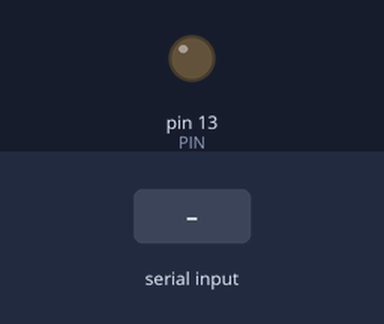
The sketch below on a simulated Arduino Uno, built with avr-gcc and run on an emulated ATmega328P. Parts: output pins drawn as LEDs (lit = HIGH). Dashed ring = blinking. The inputs (shaded band) are chosen by the test bench. What the sketch prints to the serial monitor is not drawn.

Above: at 1.2 s.
1.3 s: "1" received over Serial
2.8 s: "0" received over Serial
At 4.0 s:
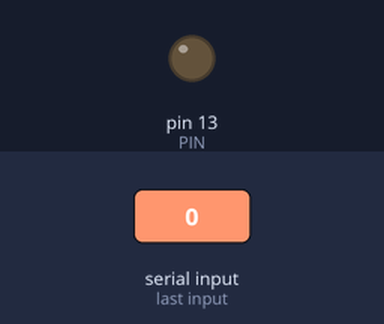
4.3 s: "b" received over Serial
At 4.75 s:
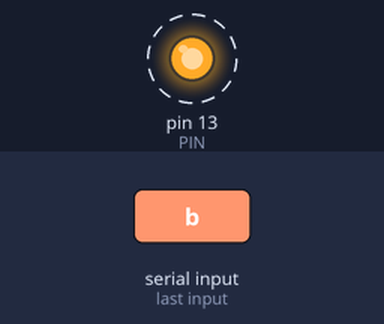
Timing chart, 0 to 13.3 s (numbered marks = the images above; inputs shaded):
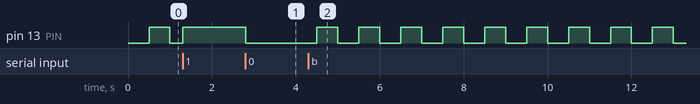

Measured:
- after the input at 2.8 s, pin 13 (PIN): HIGH → LOW at once
- after the input at 4.3 s, pin 13 (PIN): alternates HIGH for 0.50 s and LOW for 0.50 s, starting after 0.20 s

The sketch:

t11_red_led.ino
```cpp
// [출력] Red LED 점검 - D13
// 시리얼 모니터에 1 을 보내면 켜짐, 0 을 보내면 꺼짐, b 를 보내면 깜빡임
const int PIN = 13;
char mode = 'b';

void setup() {
  Serial.begin(9600);
  pinMode(PIN, OUTPUT);
  Serial.println("Red LED 점검: 1 = 켜기, 0 = 끄기, b = 깜빡이기");
}

void loop() {
  if (Serial.available()) {
    char c = Serial.read();
    if (c == '1' || c == '0' || c == 'b') {
      mode = c;
      Serial.print("모드: ");
      Serial.println(mode);
    }
  }
  if (mode == '1') digitalWrite(PIN, HIGH);
  else if (mode == '0') digitalWrite(PIN, LOW);
  else digitalWrite(PIN, (millis() / 500) % 2);
}
```
